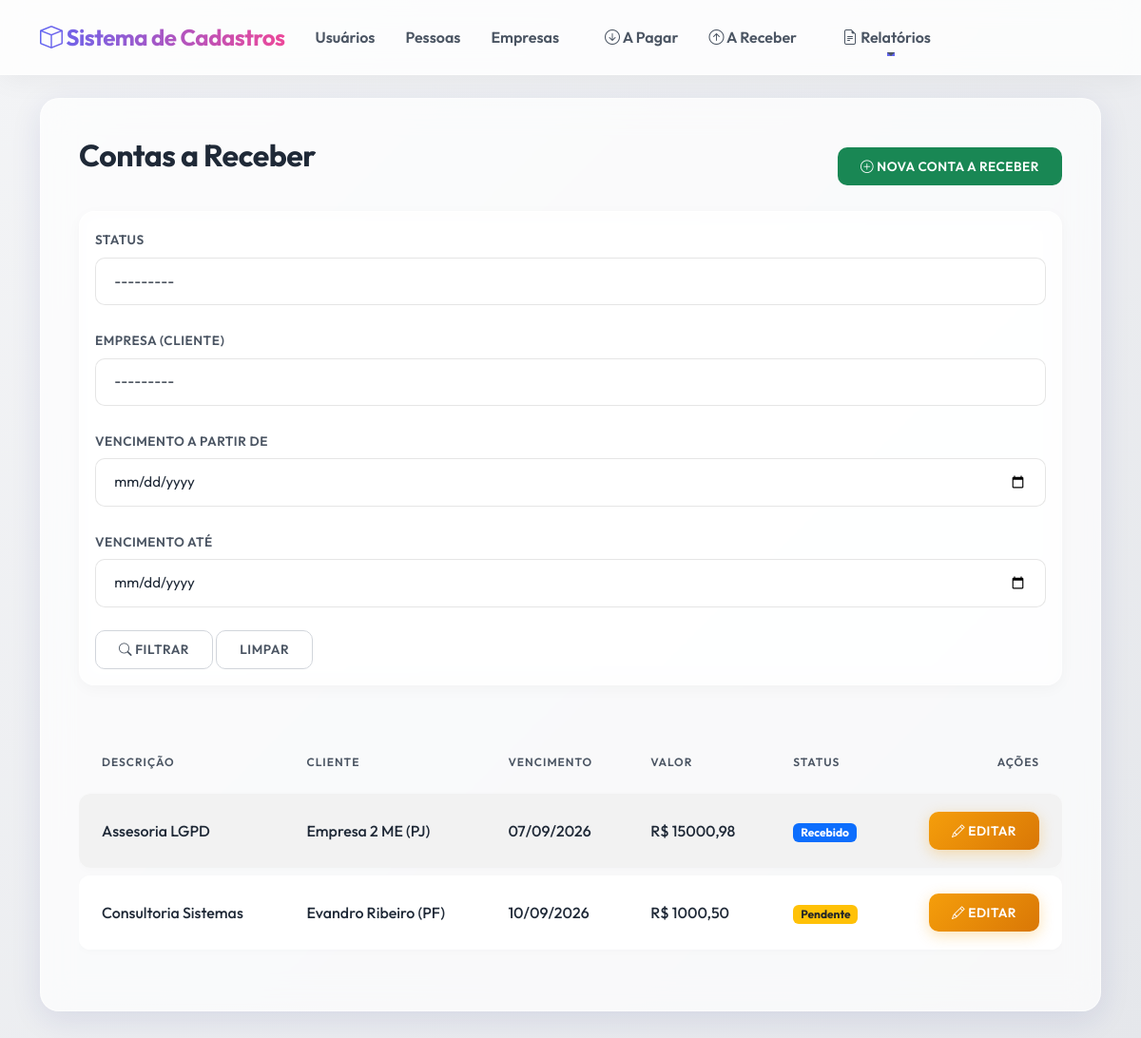
Page /financeiro/receber/ on the committed database.
### financeiro/models.py (models this page shows, shortened)
class ContaAReceber(models.Model):
    descricao = models.CharField('Descrição', max_length=200)
    valor = models.DecimalField('Valor', max_digits=10, decimal_places=2)
    data_vencimento = models.DateField('Data de Vencimento')
    data_recebimento = models.DateField('Data de Recebimento', null=True, blank=True)
    status = models.CharField('Status', max_length=1, choices=STATUS_RECEBER_CHOICES, default='P')
    cliente_pessoa = models.ForeignKey(Pessoa, on_delete=models.SET_NULL, null=True, blank=True, verbose_name='Cliente (Pessoa Física)')
    cliente_empresa = models.ForeignKey(Empresa, on_delete=models.SET_NULL, null=True, blank=True, verbose_name='Cliente (Pessoa Jurídica)')
    data_criacao = models.DateTimeField(auto_now_add=True)
    data_atualizacao = models.DateTimeField(auto_now=True)
    class Meta:
        verbose_name = 'Conta a Receber'
        verbose_name_plural = 'Contas a Receber'
        ordering = ['data_vencimento', 'status']

### cadastros/models.py (models this page shows, shortened)
class Empresa(models.Model):
    razao_social = models.CharField('Razão Social', max_length=150)
    cnpj = models.CharField('CNPJ', max_length=18, unique=True)
    email = models.EmailField('E-mail', blank=True, null=True)
    data_criacao = models.DateTimeField(auto_now_add=True)
    data_atualizacao = models.DateTimeField(auto_now=True)
    class Meta:
        verbose_name = 'Empresa'
        verbose_name_plural = 'Empresas'
        ordering = ['razao_social']
    def __str__(self):
        return self.razao_social

class Pessoa(models.Model):
    nome = models.CharField('Nome', max_length=100)
    cpf = models.CharField('CPF', max_length=14, unique=True)
    email = models.EmailField('E-mail', blank=True, null=True)
    data_criacao = models.DateTimeField(auto_now_add=True)
    data_atualizacao = models.DateTimeField(auto_now=True)
    class Meta:
        verbose_name = 'Pessoa'
        verbose_name_plural = 'Pessoas'
        ordering = ['nome']

### financeiro/views.py (the view)
# urls.py: path('receber/', views.ContaAReceberListView.as_view(), name='conta_receber_list'),
class ContaAReceberListView(FilterView):
    model = ContaAReceber
    template_name = 'financeiro/contas_receber_list.html'
    filterset_class = ContaAReceberFilter
    paginate_by = 10

### financeiro/templates/financeiro/contas_receber_list.html (shortened to what this page needs)
{% extends 'cadastros/base.html' %}
{% load crispy_forms_tags %}
{% block content %}
<div class="row mb-3">
    <div class="col-md-12 d-flex justify-content-between align-items-center">
        <h2>Contas a Receber</h2>
        <a href="{% url 'conta_receber_create' %}" class="btn btn-success"><i class="bi bi-plus-circle"></i> Nova Conta a Receber</a>
    </div>
</div>
<div class="card mb-4">
    <div class="card-body bg-light">
        <form method="get" class="row gx-3 gy-2 align-items-end">
            {{ filter.form|crispy }}
            <div class="col-auto">
                <button type="submit" class="btn btn-secondary"><i class="bi bi-search"></i> Filtrar</button>
                <a href="{% url 'conta_receber_list' %}" class="btn btn-outline-secondary">Limpar</a>
            </div>
        </form>
    </div>
</div>
<div class="table-responsive">
    <table class="table table-striped table-hover">
        <thead class="table-dark">
            <tr>
                <th>Descrição</th>
                <th>Cliente</th>
                <th>Vencimento</th>
                <th>Valor</th>
                <th>Status</th>
                <th class="text-end">Ações</th>
            </tr>
        </thead>
        <tbody>
            {% for conta in object_list %}
            <tr>
                <td>{{ conta.descricao }}</td>
                <td>
                    {% if conta.cliente_empresa %}
                        {{ conta.cliente_empresa.razao_social }} (PJ)
                    {% elif conta.cliente_pessoa %}
                        {{ conta.cliente_pessoa.nome }} (PF)
                    {% else %}
                        -
                    {% endif %}
                </td>
                <td>{{ conta.data_vencimento|date:"d/m/Y" }}</td>
                <td>R$ {{ conta.valor }}</td>
                <td>
                    {% if conta.status == 'P' %}<span class="badge bg-warning text-dark">Pendente</span>{% endif %}
                    {% if conta.status == 'R' %}<span class="badge bg-primary">Recebido</span>{% endif %}
                </td>
                <td class="text-end">
                    <a href="{% url 'conta_receber_update' conta.pk %}" class="btn btn-sm btn-warning" title="Editar">
                        <i class="bi bi-pencil"></i> Editar
                    </a>
                </td>
            </tr>
            {% empty %}
            <tr>
                <td colspan="6" class="text-center">Nenhum registro encontrado.</td>
            </tr>
            {% endfor %}
        </tbody>
    </table>
</div>
{% endblock %}

### cadastros/templates/cadastros/base.html (style rules this page uses)
:root { --primary-accent: #6366f1; --primary-hover: #4f46e5; --secondary-accent: #ec4899; --bg-gradient: linear-gradient(135deg, #f3f4f6 0%, #e5e7eb 100%); --glass-bg: rgba(255, 255, 255, 0.7); --glass-border: rgba(255, 255, 255, 0.5); --glass-shadow: 0 8px 32px rgba(31, 38, 135, 0.1); --text-main: #1f2937; --text-light: #4b5563; }
body { font-family: 'Outfit', sans-serif; background: var(--bg-gradient); background-attachment: fixed; color: var(--text-main); min-height: 100vh; }
h1, h2, h3 { font-weight: 700; color: var(--text-main); letter-spacing: -0.5px; }
h2 { font-size: 2rem; margin-bottom: 1.5rem; }
.card { background: rgba(255, 255, 255, 0.5) !important; border: 1px solid rgba(255, 255, 255, 0.6) !important; border-radius: 16px; box-shadow: 0 4px 15px rgba(0,0,0,0.03); backdrop-filter: blur(10px); }
.card-body.bg-light { background-color: transparent !important; }
.btn { font-weight: 600; border-radius: 10px; padding: 0.6rem 1.5rem; text-transform: uppercase; font-size: 0.85rem; letter-spacing: 0.5px; transition: all 0.3s cubic-bezier(0.4, 0, 0.2, 1); border: none; }
.btn-secondary, .btn-outline-secondary { background: rgba(255, 255, 255, 0.8); color: var(--text-light); border: 1px solid #d1d5db; }
.btn-warning { background: linear-gradient(135deg, #f59e0b, #d97706); color: white; box-shadow: 0 4px 15px rgba(245, 158, 11, 0.3); }
.table { background: transparent; margin-top: 1.5rem; border-collapse: separate; border-spacing: 0 8px; }
.table-dark { background-color: transparent !important; --bs-table-bg: transparent; --bs-table-color: var(--text-light); }
.table thead th { background: transparent; color: var(--text-light) !important; font-weight: 600; text-transform: uppercase; font-size: 0.75rem; letter-spacing: 1px; border: none; padding: 1rem 1.5rem; }
.table tbody tr { background: rgba(255, 255, 255, 0.6); border-radius: 12px; box-shadow: 0 2px 10px rgba(0,0,0,0.02); transition: all 0.2s ease; }
.table tbody td { border: none; padding: 1.2rem 1.5rem; vertical-align: middle; color: var(--text-main); font-weight: 500; }
.table tbody td:first-child { border-top-left-radius: 12px; border-bottom-left-radius: 12px; }
.table tbody td:last-child { border-top-right-radius: 12px; border-bottom-right-radius: 12px; }
.form-control, .form-select { background: rgba(255, 255, 255, 0.7); border: 1px solid rgba(0, 0, 0, 0.1); border-radius: 10px; padding: 0.8rem 1.2rem; font-size: 0.95rem; color: var(--text-main); transition: all 0.3s ease; }
.form-label { font-weight: 600; color: var(--text-light); font-size: 0.85rem; text-transform: uppercase; letter-spacing: 0.5px; margin-bottom: 0.5rem; }

### rows in the picture
ContaAReceber: descricao "Assesoria LGPD", cliente_empresa.razao_social "Empresa 2 ME", data_vencimento "07/09/2026", valor "15000,98", status "Recebido"
ContaAReceber: descricao "Consultoria Sistemas", cliente_pessoa.nome "Evandro Ribeiro", data_vencimento "10/09/2026", valor "1000,50", status "Pendente"
